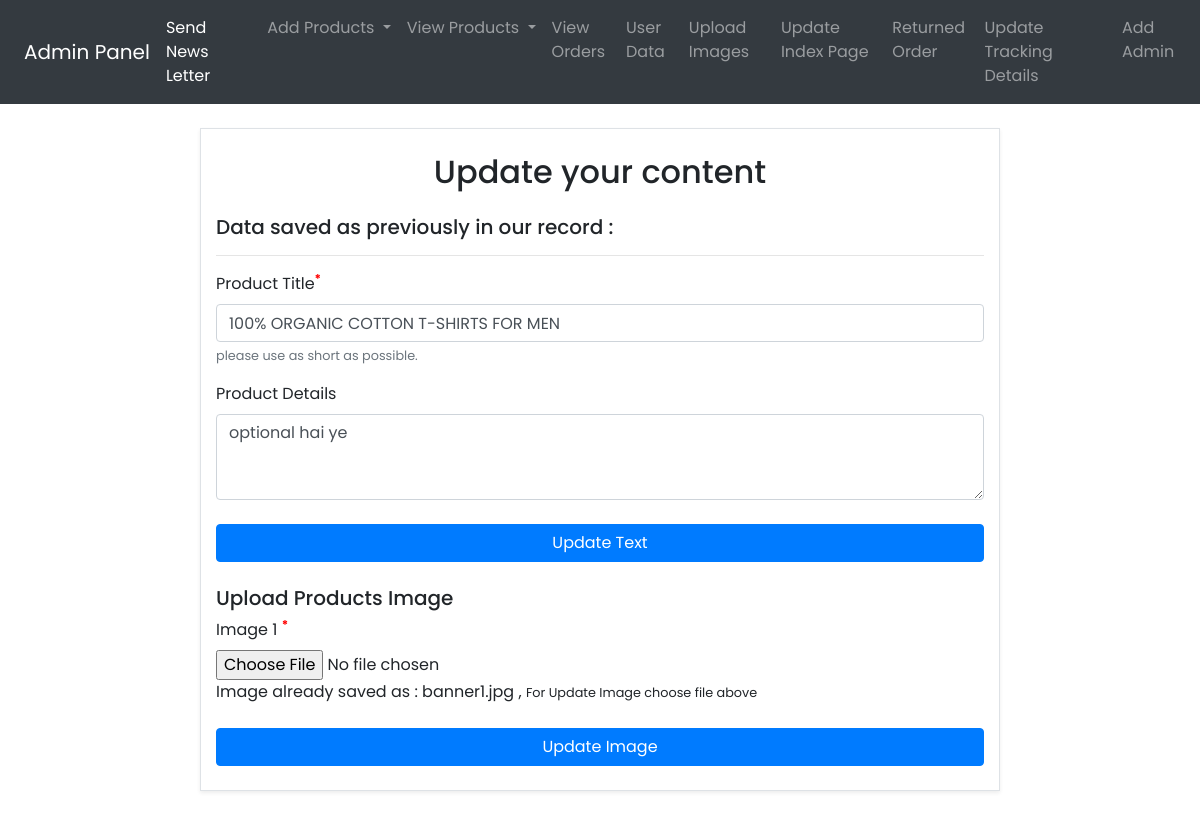
The page /urban.kleid.owner/update_index.php?proid=1 (signed in) on the database its author committed.
### tables this page shows
CREATE TABLE `index_page` (
  `index_id` int(11) NOT NULL,
  `index_img` varchar(255) NOT NULL,
  `index_title` varchar(255) NOT NULL,
  `index_desc` longtext NOT NULL,
  `index_created` datetime NOT NULL DEFAULT current_timestamp()
);

### urban.kleid.owner/update_index.php (the view, shortened to what this page needs)
<!DOCTYPE html>
<html lang="en">
<head>
 <link rel="stylesheet" href="https://cdn.jsdelivr.net/npm/bootstrap@4.5.3/dist/css/bootstrap.min.css"
>
 <link rel="stylesheet" href="css/style.css">
</head>
<body>
<?php include 'basic/navbar.php'; ?>
  <?php
include 'dbconnect.php';
$proid=$_GET['proid'];
$sql = "SELECT * FROM `index_page` where index_id='$proid'";
$result = mysqli_query($conn, $sql);
while ($row = mysqli_fetch_assoc($result)) {
  $img = $row['index_img'];
  $title = $row['index_title'];
  $detail = $row['index_desc'];
 echo '  <div class="container my-4 border shadow-sm" style="max-width: 800px;">
 <h2 class="text-center my-4">Update your content</h2>
 <h5>Data saved as previously in our record :</h5>
   <form action="" method="post">
     <hr>
     <div class="form-group">
       <label for="title"> Product Title<sup class="font-weight-bold" style="color: red;">*</sup></label>
       <input type="text" class="form-control" id="title" name="title" aria-describedby="title" value="'.$title.'" required />
       <small id="title" class="form-text text-muted">please use as short as possible.</small>
     </div>
     <div class="form-group">
   <label for="exampleFormControlTextarea1">Product Details </label>
   <textarea class="form-control" name="detail" id="exampleFormControlTextarea1" rows="3">'.$detail.'</textarea>
 </div>
 <button type="submit" name="update_text" class="btn btn-primary my-4 btn-block ">Update Text </button>
</form>
 <form action="" method="post" enctype="multipart/form-data">
     <div class="form-group mt-4">
     <h5>Upload Products Image</h5>
       <label for="exampleFormControlFile1"> Image 1 <sup class="font-weight-bold" style="color: red;">*</sup></label>
       <input   type="file" class="form-control-file" id="exampleFormControlFile1" name="userImage" required />
       <span>Image already saved as : '.$img.' ,</span> <small>For Update Image choose file above</small>
     </div>
    <button type="submit" name="submit" class="btn btn-primary my-4 btn-block ">Update Image</button>
   </form>
 </div>
';
    }
  ?>
</body>
 </html>

### urban.kleid.owner/css/style.css (style rules this page uses)
* { margin: 0; padding: 0; }
body { font-family: 'Mukta Vaani', sans-serif; font-family: 'Nunito Sans', sans-serif; font-family: 'Poppins', sans-serif; }

### rows shown on the page
index_page: title "100% ORGANIC COTTON T-SHIRTS FOR MEN", detail "optional hai ye", index_img "banner1.jpg"
